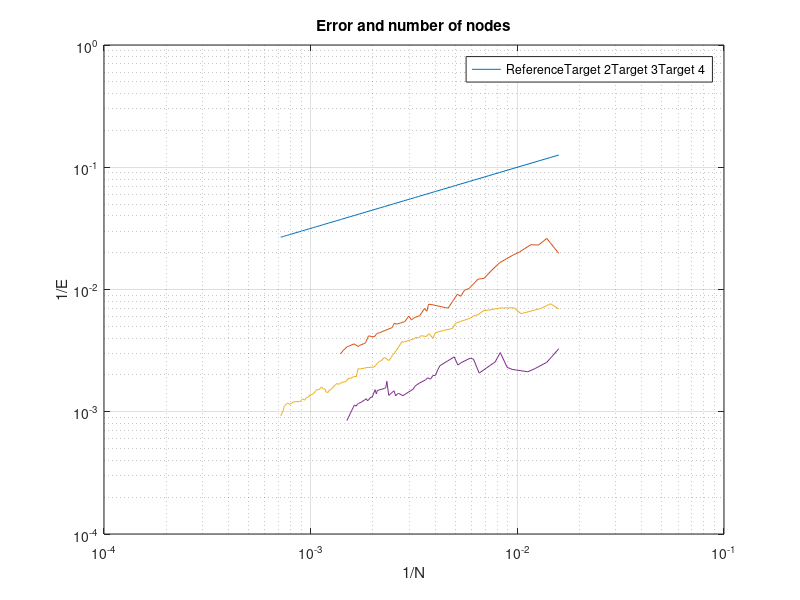

The MATLAB script that drew this image:
close all;
clear;

N2 = [63 
72
79    
86
98   
105
122   
133
145   
155
171   
180
188   
195
206   
216
222   
259
269   
274
281   
297
312   
320
325   
335
350   
368
387   
393
403   
447
465   
474
480   
493
525   
542
547   
582
588   
617
655   
665
699   
705
714   
719];
E2 = [0.019721
0.026171
0.023097     
0.023261
0.020195     
0.019132
0.016525     
0.014370
0.012343     
0.012142
0.010213     
0.009869
0.0087988     
0.009156
0.0079767     
0.007057
0.0070986     
0.007521
0.0075704     
0.006639
0.0070055     
0.006104
0.0059167     
0.005789
0.0056217     
0.006070
0.0054732     
0.005305
0.0052068     
0.005325
0.0048850     
0.004549
0.0044169     
0.004403
0.0043219     
0.004095
0.0041738     
0.003676
0.0036300     
0.003482
0.0034190     
0.003592
0.0034333     
0.003411
0.0031522     
0.003069
0.0030143
0.002970];
N3 = [63    
69
77    
96
104   
122
138   
145
155   
163
170   
189
199   
206
228   
249
256   
267
276   
293
300   
310
315   
328
338   
355
361   
397
402   
408
418   
440
457   
466
486   
494
535   
558
582  
590
602   
612
646   
652
673   
681
710   
718
738   
746
756   
799
814   
822
843   
850
870   
875
880   
888
903   
940
948   
972
978  
1009
1029  
1056
1069  
1089
1095  
1105
1114  
1129
1189  
1216
1251  
1262
1295  
1314
1340  
1348
1354  
1362
1396];
E3 = [0.006926
0.007642
0.006996
0.006342
0.007090
0.007056
0.006780
0.006739
0.006228
0.006078
0.005803
0.005467
0.005288
0.004800
0.004624
0.004433
0.003991
0.004352
0.004128
0.004189
0.004019
0.004067
0.003957
0.003883
0.003801
0.003725
0.003746
0.002951
0.002890
0.002777
0.002623
0.002780
0.002601
0.002588
0.002389
0.002320
0.002301
0.002260
0.002235
0.002252
0.001921
0.001950
0.001873
0.001893
0.001781
0.001758
0.001737
0.001697
0.001679
0.001703
0.001675
0.001516
0.001504
0.001441
0.001448
0.001527
0.001542
0.001548
0.001584
0.001597
0.001532
0.001506
0.001466
0.001407
0.001388
0.001369
0.001316
0.001291
0.001244
0.001271
0.001269
0.001257
0.001235
0.001212
0.001209
0.001199
0.001162
0.001151
0.001173
0.001154
0.001108
0.001087
0.001050
0.001010
0.000924];
N4 = [63    
72
82    
89
106   
112
121   
128
153   
163
169   
187
194   
202
217   
237
243   
249
256   
263
272   
278
299   
312
319   
358
376   
382
388   
395
419   
428
433   
439
476   
481
488   
504
510   
531
537   
570
587   
593
604   
610
615   
668];
E4 = [0.003280
0.002539
0.002258
0.002124
0.002222
0.002309
0.003048
0.002557
0.002071
0.002694
0.002744
0.002521
0.002411
0.002811
0.002609
0.002379
0.002197
0.001984
0.001978
0.001850
0.001895
0.001823
0.001710
0.001626
0.001532
0.001354
0.001416
0.001389
0.001346
0.001484
0.001362
0.001776
0.001575
0.001553
0.001492
0.001398
0.001515
0.001314
0.001322
0.001226
0.001279
0.001195
0.001170
0.001155
0.001110
0.001132
0.001132
0.000847];

figure;
axes('XScale', 'log', 'YScale', 'log');
hold;
grid;
box;
loglog (1./ N3 , 1./ sqrt ( N3 ), 1./ N2 , E2)
loglog (1./ N3 , E3)
loglog (1./ N4 , E4)
legend(["Reference", "Target 2", "Target 3", "Target 4"]);
title("Error and number of nodes");
xlabel("1/N");
ylabel("1/E");


